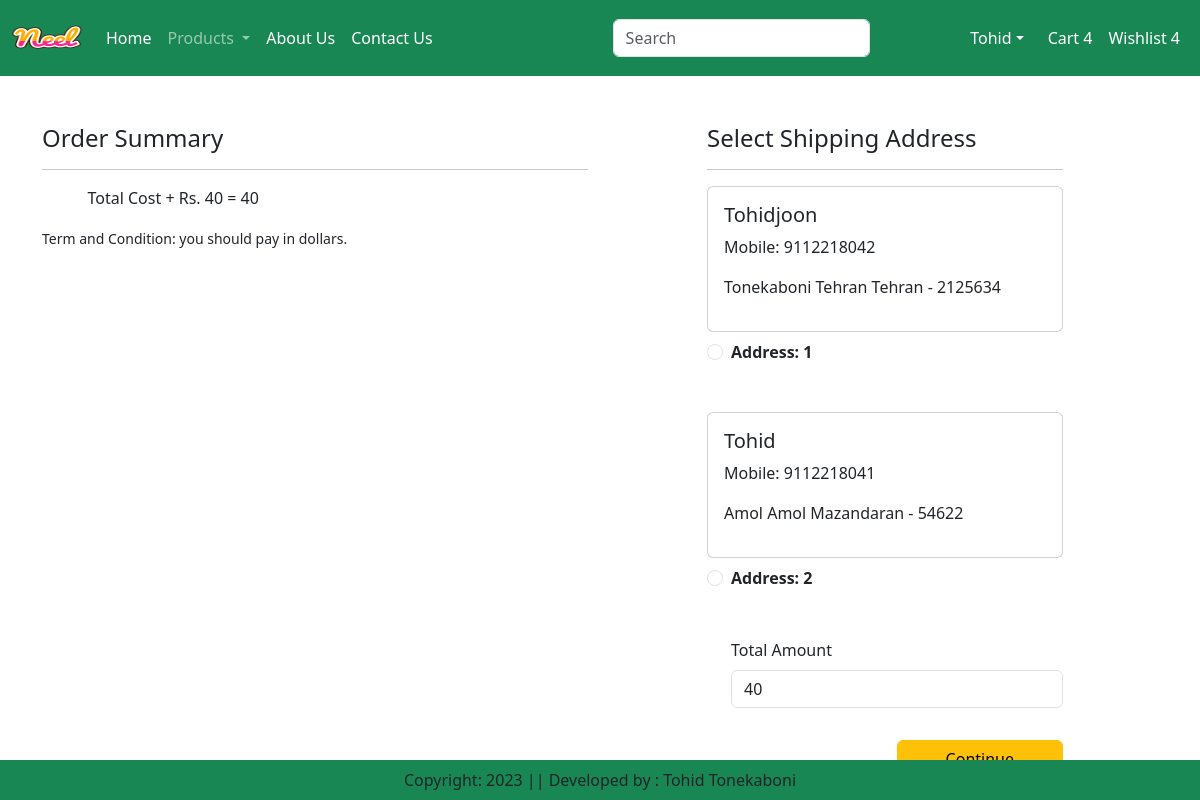
/checkout/ (signed in), run on an earlier commit of the app's database.
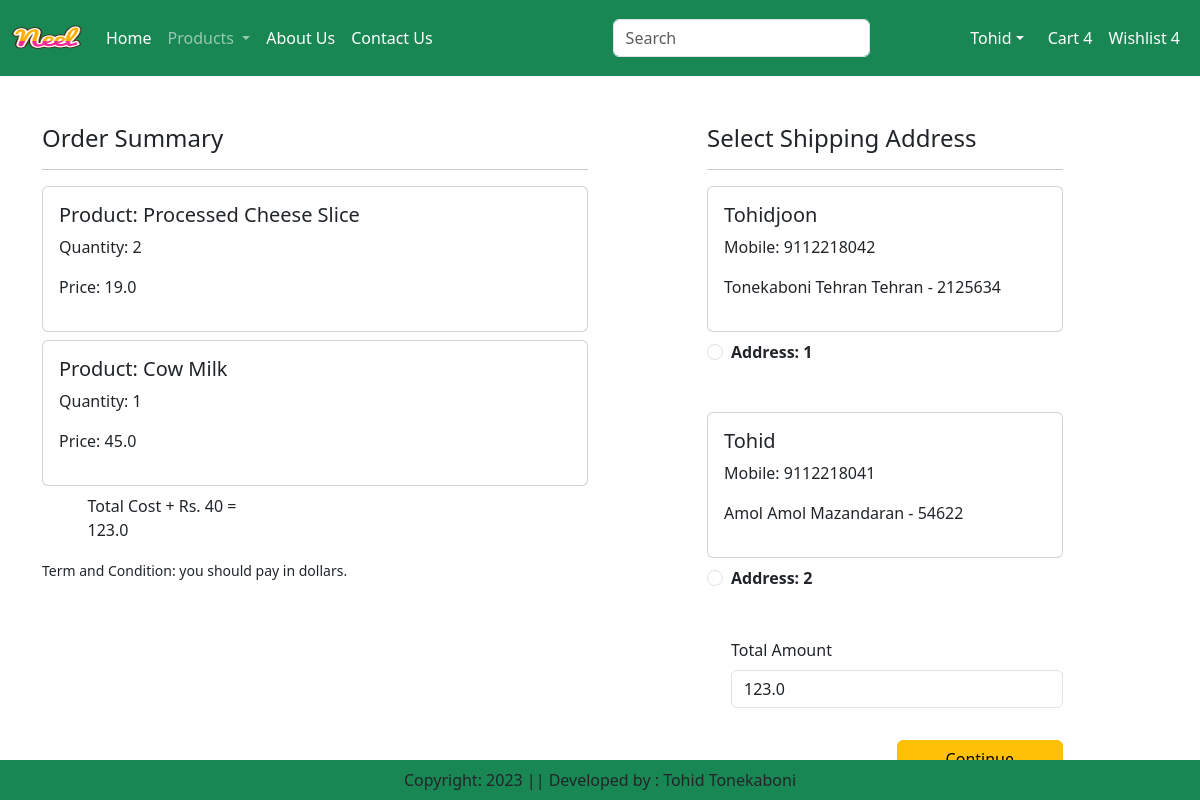
And on a later commit of the database.
### app/models.py (models this page shows, shortened)
class Customer(models.Model):
    user = models.ForeignKey(User, on_delete=models.CASCADE)
    name = models.CharField(max_length=200)
    locality = models.CharField(max_length=200)
    city = models.CharField(max_length=50)
    mobile = models.IntegerField(default=0)
    zipcode = models.IntegerField()
    state = models.CharField(choices=STATE_CHOICES, max_length=100)

class Cart(models.Model):
    user = models.ForeignKey(User, on_delete=models.CASCADE)
    product = models.ForeignKey(Product, on_delete=models.CASCADE)
    quantity = models.PositiveIntegerField(default=1)

class Product(models.Model):
    title = models.CharField(max_length=100)
    selling_price = models.FloatField()
    discounted_price = models.FloatField()
    description = models.TextField()
    composition = models.TextField(default='')
    prodapp = models.TextField(default='')
    category = models.CharField(choices=CATEGORY_CHOICES, max_length=2)
    product_image = models.ImageField(upload_to='product')

### app/views.py (the view)
# urls.py: path('checkout/', views.checkout.as_view(), name='checkout'),
class checkout(View):
    def get(self, request):
        user = request.user
        add = Customer.objects.filter(user=user)
        cart_items = Cart.objects.filter(user=user)
        famount = 0
        for p in cart_items:
            value = p.quantity * p.product.discounted_price
            famount += value
        totalamount = famount + 40
        return render(request, 'app/checkout.html', locals())

### app/templates/app/checkout.html (shortened to what this page needs)
{% extends 'app/base.html' %}
{% load static %}
{% block main-centent %}
    <div class="container">
        <div class="row mt-5">
            <div class="col-sm-6">
                <h4>Order Summary</h4>
                <hr>
                {% for item in cart_items %}
                    <div class="card mb-2">
                        <div class="card-body">
                            <h5>Product: {{ item.product.title }}</h5>
                            <p>Quantity: {{ item.quantity }}</p>
                            <p class="dw-bold">Price: {{ item.product.discounted_price }}</p>
                        </div>
                    </div>
                {% endfor %}
                <p class="col-sm-4 offset-sm-1">Total Cost + Rs. 40 = {{ totalamount }}</p>
                <small>Term and Condition: you should pay in dollars.</small>
            </div>
            <div class="col-sm-4 offset-1">
                <h4>Select Shipping Address</h4>
                <hr>
                <form method="post" id="myform">
                    {% for ad in add %}
                        <div class="card">
                            <div class="card-body">
                                <h5>{{ ad.name }}</h5>
                                <p>Mobile: {{ ad.mobile }}</p>
                                <p>{{ ad.locality }} {{ ad.city }} {{ ad.state }} - {{ ad.zipcode }}</p>
                            </div>
                        </div>
                        <div class="form-check mt-2 mb-5">
                            <input class="form-check-input" type="radio" name="custid" id="custadd{{ forloop.counter }}" value="{{ ad.id }}">
                            <label class="form-check-label fw-bold" for="custadd{{ forloop.counter }}">Address: {{ forloop.counter }}</label>
                        </div>
                    {% endfor %}
                    <div class="form-check mb-3">
                        <label for="totalamount" class="form-label">Total Amount</label>
                        <input type="number" class="form-control" name="totalamount" value="{{ totalamount }}" readonly>
                    </div>
                    <div class="text-end">
                        <button type="submit" class="btn btn-warning mt-3 px-5 fw--bold">Continue</button>
                    </div>
                </form>
            </div>
        </div>
    </div>
{% endblock main-centent %}

What changed in the data, as far as the page shows it:
added Cart: product "Processed Cheese Slice", quantity "2", product.discounted_price "19.0"
added Cart: product "Cow Milk", quantity "1", product.discounted_price "45.0"
Also different on the page:
{{ totalamount }}: "40" → "123.0"
form field totalamount: "40" → "123.0"
